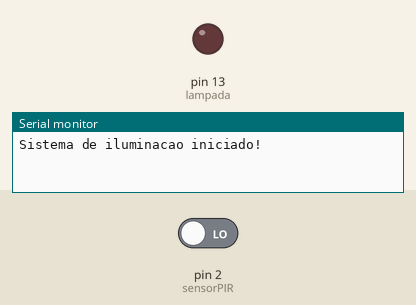
Recording of a program running on a simulated Arduino Uno, built with avr-gcc and run on an emulated ATmega328P. Parts: output pins drawn as LEDs (lit = HIGH), the last lines printed to the serial monitor. The inputs (shaded band) are chosen by the test bench; at power-on: pin 2 (sensorPIR) LOW.

Above: at 1.2 s.
1.3 s: pin 2 (sensorPIR) driven HIGH
At 2.3 s:
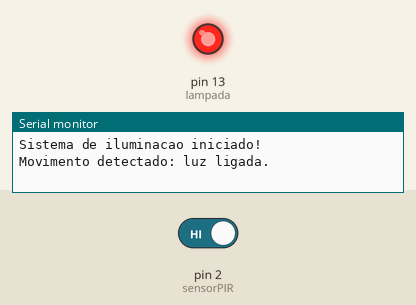
Timing chart, 0 to 4.3 s (numbered marks = the images above; inputs shaded):
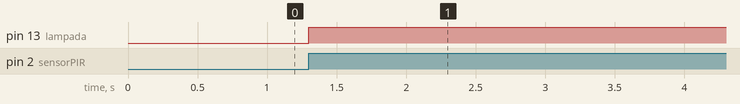

Measured:
- after the input at 1.3 s, pin 13 (lampada): LOW → HIGH at once

The program:

main.cpp
```cpp
#include <Arduino.h>

// Definicao dos pinos
const int sensorPIR = 2;
const int lampada = 13;

// Tempo que a iluminacao permanece ligada
const unsigned long tempoLigada = 5000;

// Armazena o instante da ultima deteccao
unsigned long ultimaDeteccao = 0;

// Controla o estado da iluminacao
bool iluminacaoLigada = false;

void setup() {
  pinMode(sensorPIR, INPUT);
  pinMode(lampada, OUTPUT);

  digitalWrite(lampada, LOW);

  Serial.begin(9600);

  Serial.println("Sistema de iluminacao iniciado!");
}

void loop() {
  // Leitura do sensor de presenca
  int movimento = digitalRead(sensorPIR);

  // Se houver movimento, atualiza o temporizador
  if (movimento == HIGH) {
    ultimaDeteccao = millis();

    if (!iluminacaoLigada) {
      digitalWrite(lampada, HIGH);
      iluminacaoLigada = true;

      Serial.println("Movimento detectado: luz ligada.");
    }
  }

  // Desliga a luz apos 5 segundos sem movimento
  if (iluminacaoLigada &&
      millis() - ultimaDeteccao >= tempoLigada) {

    digitalWrite(lampada, LOW);
    iluminacaoLigada = false;

    Serial.println("Sem movimento: luz desligada.");
  }
}
```
